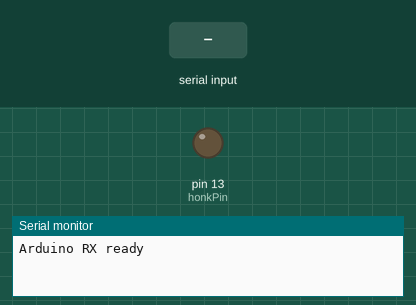
Simulated run of this program. Board: Arduino Uno, built with avr-gcc and run on an emulated ATmega328P. Shown: output pins drawn as LEDs (lit = HIGH), the last lines printed to the serial monitor. Inputs (shaded band) come from the test bench.

Above: at 1.2 s.
1.3 s: "1" received over the second serial link
At 1.4 s:
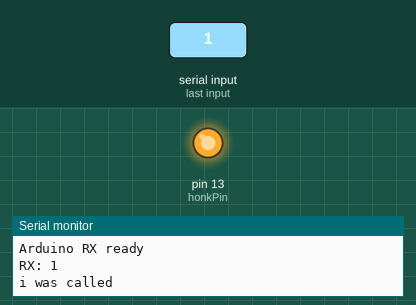
Timing chart, 0 to 4.3 s (numbered marks = the images above; inputs shaded):
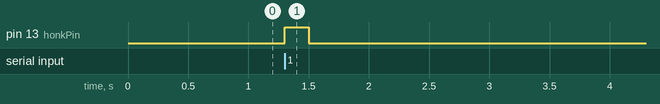

Measured:
- after the input at 1.3 s, pin 13 (honkPin): LOW → HIGH at once, → LOW 0.20 s later

The program:

main.cpp
```cpp
#include <Arduino.h>
#include <SoftwareSerial.h>

const int rxPin = 12;
const int txPin = 11;
const int honkPin = 13;

SoftwareSerial mySerial(rxPin, txPin);
void honkOnce();

void setup()
{
  Serial.begin(115200);
  mySerial.begin(115200);
  pinMode(honkPin, OUTPUT);
  digitalWrite(honkPin, LOW);
  Serial.println("Arduino RX ready");
}

void loop()
{
  mySerial.listen();

  while (mySerial.available())
  {
    char c = mySerial.read();
    Serial.print("RX: ");
    Serial.println(c);

    if (c == '1')
    {
      honkOnce();
    }
  }
}

void honkOnce()
{
  Serial.println("i was called");
  digitalWrite(honkPin, HIGH);
  delay(200);
  digitalWrite(honkPin, LOW);
}
```
